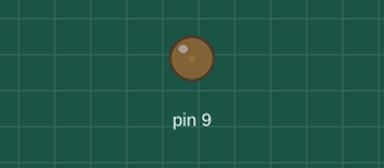
Simulated run of this sketch. Board: Arduino Uno, built with avr-gcc and run on an emulated ATmega328P. Parts: output pins drawn as LEDs (lit = HIGH).

Above: at 0.05 s.
At 0.65 s:
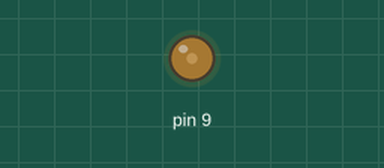
At 1.3 s:
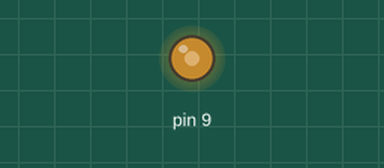
At 2.55 s:
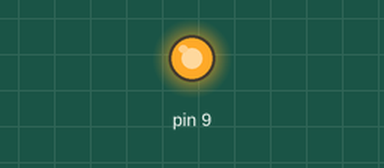
Timing chart, 0 to 5.9 s (numbered marks = the images above):
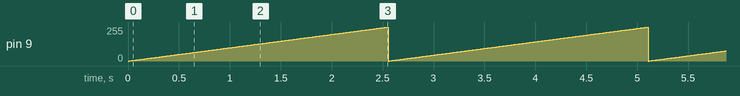

Measured:
- by itself, pin 9: ramps from 0/255 to 254/255 and jumps back, once every 2.6 s

The sketch:

analog_pin.ino
```cpp
void setup() {
  // put your setup code here, to run once:
  pinMode(9,1);
}

void loop() {
  // put your main code here, to run repeatedly:
 for(int i=0;i<255;i++)
 {
 analogWrite(9,i);
 delay(10);
 }

}
```
